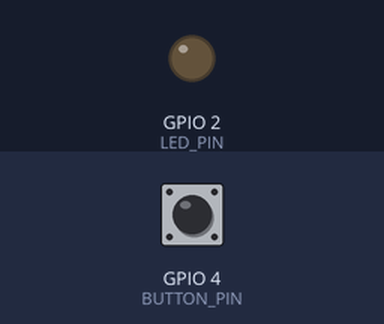
Recording of a sketch running on a simulated ESP32. On the bench: output pins drawn as LEDs (lit = HIGH). The inputs (shaded band) are chosen by the test bench; at power-on: GPIO 4 (BUTTON_PIN) HIGH.

Above: at 1.2 s.
1.3 s: GPIO 4 (BUTTON_PIN) pulled LOW for 0.15 s
At 1.37 s:
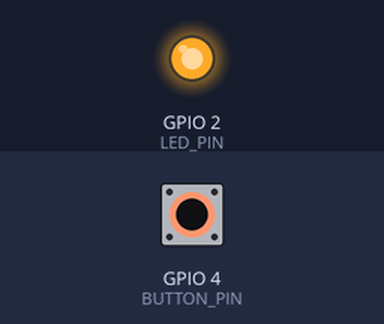
2.9 s: GPIO 4 (BUTTON_PIN) pulled LOW for 3.2 s
At 6.7 s:
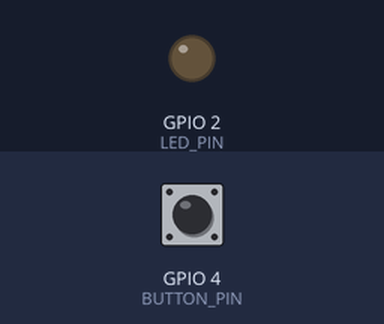
Timing chart, 0 to 8.2 s (numbered marks = the images above; inputs shaded):
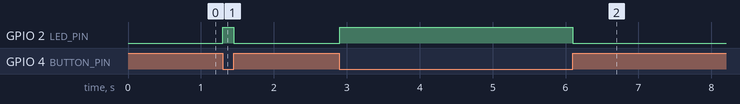

The sketch:

Exp2_ESP32_Switch_LED.ino
```cpp
// Experiment 2: Interfacing Push Button Switch with ESP32 for LED Control
// PEMRT525 IoT & Applications Lab | JECC | S5 MR 2K24

#define LED_PIN    2   // GPIO2 - output
#define BUTTON_PIN 4   // GPIO4 - input

void setup() {
  pinMode(LED_PIN,    OUTPUT);       // LED as output
  pinMode(BUTTON_PIN, INPUT_PULLUP); // Enable internal pull-up
}

void loop() {
  int btnState = digitalRead(BUTTON_PIN);

  if (btnState == LOW) {           // Button pressed (pulled to GND)
    digitalWrite(LED_PIN, HIGH);   // LED ON
  } else {
    digitalWrite(LED_PIN, LOW);    // LED OFF
  }
}
```

Measured:
- after the input at 1.3 s, GPIO 2 (LED_PIN): LOW → HIGH at once, → LOW 0.15 s later
- after the input at 2.9 s, GPIO 2 (LED_PIN): LOW → HIGH at once, → LOW 3.2 s later
